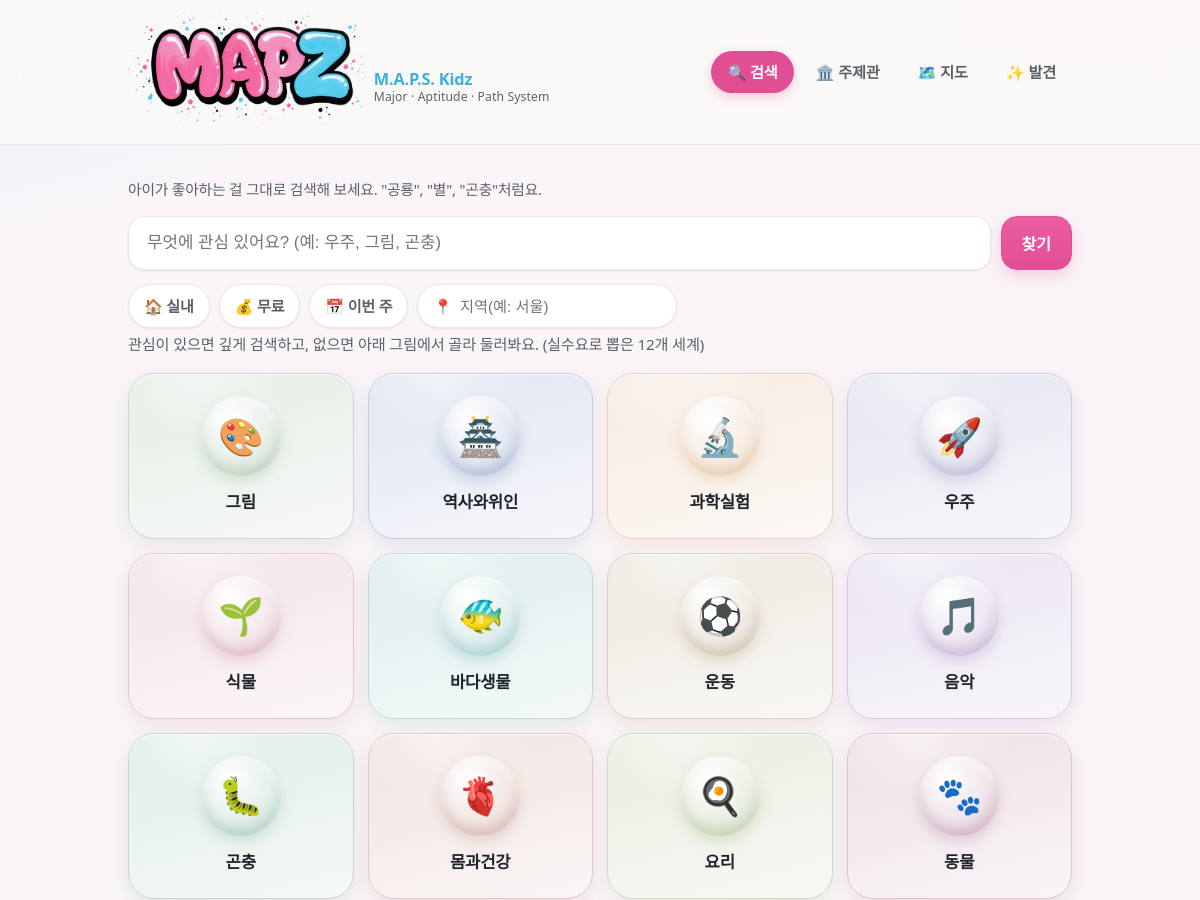
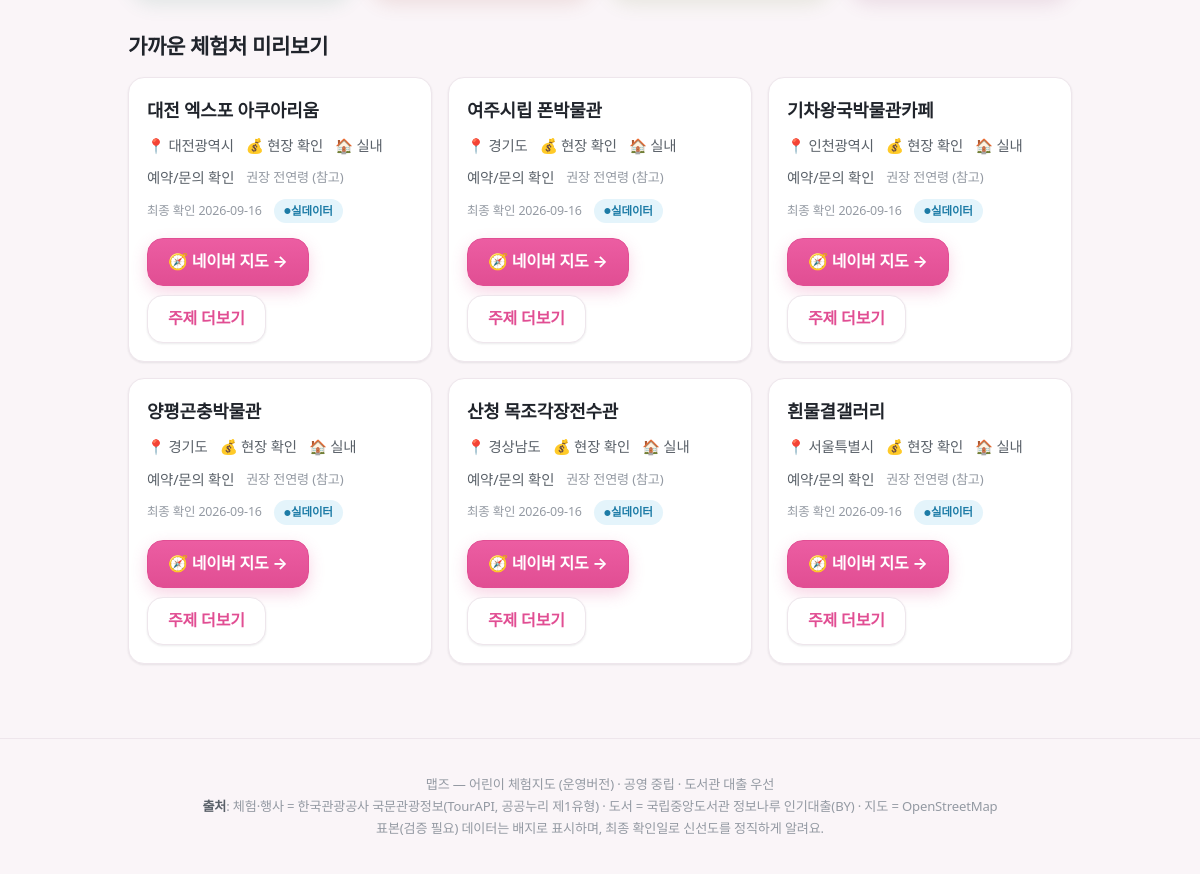
The page / on the database its author committed (2 pictures, top to bottom).
### tables this page shows
CREATE TABLE topic(id TEXT PRIMARY KEY, name TEXT, synonyms TEXT, emoji TEXT,
  demand_score REAL, connection_score REAL, age_profile TEXT);

CREATE TABLE experience(id TEXT PRIMARY KEY, name TEXT, type TEXT, topic_tags TEXT,
  verb_tags TEXT, lat REAL, lng REAL, region TEXT, period_start TEXT, period_end TEXT,
  hours TEXT, age_note TEXT, duration_min INT, cost TEXT, reservation_url TEXT,
  indoor INT, parking TEXT, stroller TEXT, crowd_note TEXT, related_books TEXT,
  tel TEXT, image TEXT, source TEXT, is_seed INT, last_verified TEXT, status TEXT);

### app/main.py (the view)
@app.get("/", response_class=HTMLResponse)
def page_search(request: Request, q: str = "", indoor: int = 0, free: int = 0, region: str = "", week: int = 0):
    af = bool(q or indoor or free or region or week)
    if af:
        d = api_search(q=q, indoor=indoor, free=free, region=region); results = d["results"]
        if week: results = [x for x in results if x["type"] == "상설시설" or (x["period_start"] and x["period_start"] <= _plus_days(7))]
    else: results = []
    con = db(); preview = [exp_row(r) for r in con.execute(f"SELECT * FROM experience WHERE {FRESH} AND type='상설시설' LIMIT 6", (today(),))]; con.close()
    return templates.TemplateResponse(request, "search.html", {"topics": [TOPICS[t] for t in TOPICS], "results": results,
        "query": q, "f": {"indoor": indoor, "free": free, "region": region, "week": week}, "active_filter": af,
        "preview": preview, "today": today(), "active": "search"})

### app/templates/search.html (shortened to what this page needs)
{% extends "base.html" %}
{% import "macros.html" as m %}
{% block content %}
<p class="hint">아이가 좋아하는 걸 그대로 검색해 보세요. "공룡", "별", "곤충"처럼요.</p>
<form class="searchbar" method="get" action="/">
<input type="search" name="q" value="{{ query }}" placeholder="무엇에 관심 있어요? (예: 우주, 그림, 곤충)" aria-label="검색어">
<button class="btn" type="submit">찾기</button>
</form>
<form class="chips" role="group" aria-label="부모 필터" method="get" action="/">
<label class="chip" aria-pressed="{{ 'true' if f.indoor else 'false' }}"><input type="checkbox" name="indoor" value="1" hidden {{ 'checked' if f.indoor }} onchange="this.form.submit()">🏠 실내</label>
<label class="chip" aria-pressed="{{ 'true' if f.free else 'false' }}"><input type="checkbox" name="free" value="1" hidden {{ 'checked' if f.free }} onchange="this.form.submit()">💰 무료</label>
<label class="chip" aria-pressed="{{ 'true' if f.week else 'false' }}"><input type="checkbox" name="week" value="1" hidden {{ 'checked' if f.week }} onchange="this.form.submit()">📅 이번 주</label>
<span class="chip" style="gap:6px">📍 <input type="text" name="region" value="{{ f.region }}" placeholder="지역(예: 서울)" aria-label="지역" style="border:0;background:transparent;min-width:90px;font-size:.95rem" onchange="this.form.submit()"></span>
</form>
<p class="section-note">관심이 있으면 깊게 검색하고, 없으면 아래 그림에서 골라 둘러봐요. (실수요로 뽑은 {{ topics|length }}개 세계)</p>
<div class="tiles">
{% for t in topics %}
<a class="tile" href="/topic/{{ t.id }}" style="--tc:{{ t.color }}"><span class="emoji">{{ t.emoji }}</span><span class="label">{{ t.name }}</span></a>
{% endfor %}
</div>
{% if active_filter %}
<h2 class="section-title">{% if query %}"{{ query }}" {% endif %}검색 결과 ({{ results|length }}건)
{% if f.indoor or f.free or f.week or f.region %}<span class="age"> · 필터: {{ '실내 ' if f.indoor }}{{ '무료 ' if f.free }}{{ '이번주 ' if f.week }}{{ f.region }}</span>{% endif %}</h2>
<div class="cards">
{% for x in results %}{{ m.exp_card(x) }}{% endfor %}
{% if results|length == 0 %}<p class="hint">딱 맞는 곳이 없어요. 위 그림 타일에서 둘러보는 건 어때요?</p>{% endif %}
</div>
{% else %}
<h2 class="section-title">가까운 체험처 미리보기</h2>
<div class="cards">{% for x in preview %}{{ m.exp_card(x) }}{% endfor %}</div>
{% endif %}
{% endblock %}

### app/templates/base.html (shortened to what this page needs)
<!doctype html>
<html lang="ko">
<head>
<link rel="stylesheet" href="/static/style.css?v=9">
</head>
<body>
<header class="site"><div class="wrap">
<a class="brand" href="/" aria-label="맵즈 홈">
<img class="brand-graffiti" src="/static/logo-graffiti.png?v=3" alt="MAPZ · 맵즈 어린이 체험지도">
<span class="brand-tag"><b>M.A.P.S. Kidz</b><span>Major · Aptitude · Path System</span></span>
</a>
<nav class="tabs">
<a href="/"{% if active=='search' %} aria-current="page"{% endif %}>🔍 검색</a>
<a href="/topic/{{ (topics_all and (topics_all.keys()|list)[0]) or (topics and topics[0].id) or 'art' }}"{% if active=='topic' %} aria-current="page"{% endif %}>🏛️ 주제관</a>
<a href="/map"{% if active=='map' %} aria-current="page"{% endif %}>🗺️ 지도</a>
<a href="/discover"{% if active=='discover' %} aria-current="page"{% endif %}>✨ 발견</a>
</nav></div></header>
<main class="wrap">
{% block content %}{% endblock %}
</main>
<footer class="site">
맵즈 — 어린이 체험지도 (운영버전) · 공영 중립 · 도서관 대출 우선<br>
<b>출처</b>: 체험·행사 = 한국관광공사 국문관광정보(TourAPI, 공공누리 제1유형) · 도서 = 국립중앙도서관 정보나루 인기대출(BY) · 지도 = OpenStreetMap<br>
표본(검증 필요) 데이터는 배지로 표시하며, 최종 확인일로 신선도를 정직하게 알려요.
</footer>
</body>
</html>

### app/templates/macros.html (shortened to what this page needs)
{% macro seed_badge(is_seed) -%}
{% if is_seed %}<span class="badge-seed">표본(검증 필요)</span>{% else %}<span class="badge-live">실데이터</span>{% endif %}
{%- endmacro %}
{% macro exp_card(x) -%}
<article class="card">
<h3>{{ x.name }}</h3>
<div class="meta"><span>📍 {{ x.region }}</span><span>💰 {{ x.cost or '현장 확인' }}</span>
<span>{{ '🏠 실내' if x.indoor else '🌳 야외' }}</span>{% if x.tel %}<span>📞 {{ x.tel }}</span>{% endif %}</div>
<div class="meta"><span>{{ '예약/문의 확인' if not x.tel else '전화 문의 가능' }}</span>
<span class="age">권장 {{ x.age_note or '전연령' }} (참고)</span></div>
<div class="meta"><span class="verified">최종 확인 {{ x.last_verified }}</span> {{ seed_badge(x.is_seed) }}</div>
<div class="cta-row"><a class="btn" href="{{ x.maplink }}" target="_blank" rel="noopener">🧭 네이버 지도 →</a>
<a class="btn ghost" href="/topic/{{ x.topic_tags[0] }}">주제 더보기</a></div>
</article>
{%- endmacro %}

### rows shown on the page
topic: emoji "🎨", name "그림"
topic: emoji "🏯", name "역사와위인"
topic: emoji "🔬", name "과학실험"
topic: emoji "🚀", name "우주"
topic: emoji "🌱", name "식물"
topic: emoji "🐠", name "바다생물"
topic: emoji "⚽", name "운동"
topic: emoji "🎵", name "음악"
topic: emoji "🐛", name "곤충"
topic: emoji "🫀", name "몸과건강"
topic: emoji "🍳", name "요리"
topic: emoji "🐾", name "동물"
experience: name "대전 엑스포 아쿠아리움", region "대전광역시", cost "현장 확인", indoor "🏠 실내", tel "예약/문의 확인", age_note "전연령", last_verified "2026-09-16"
experience: name "여주시립 폰박물관", region "경기도", cost "현장 확인", indoor "🏠 실내", tel "예약/문의 확인", age_note "전연령", last_verified "2026-09-16"
experience: name "기차왕국박물관카페", region "인천광역시", cost "현장 확인", indoor "🏠 실내", tel "예약/문의 확인", age_note "전연령", last_verified "2026-09-16"
experience: name "양평곤충박물관", region "경기도", cost "현장 확인", indoor "🏠 실내", tel "예약/문의 확인", age_note "전연령", last_verified "2026-09-16"
experience: name "산청 목조각장전수관", region "경상남도", cost "현장 확인", indoor "🏠 실내", tel "예약/문의 확인", age_note "전연령", last_verified "2026-09-16"
experience: name "흰물결갤러리", region "서울특별시", cost "현장 확인", indoor "🏠 실내", tel "예약/문의 확인", age_note "전연령", last_verified "2026-09-16"

### other values the page prints
{{ topics|length }} "12"
